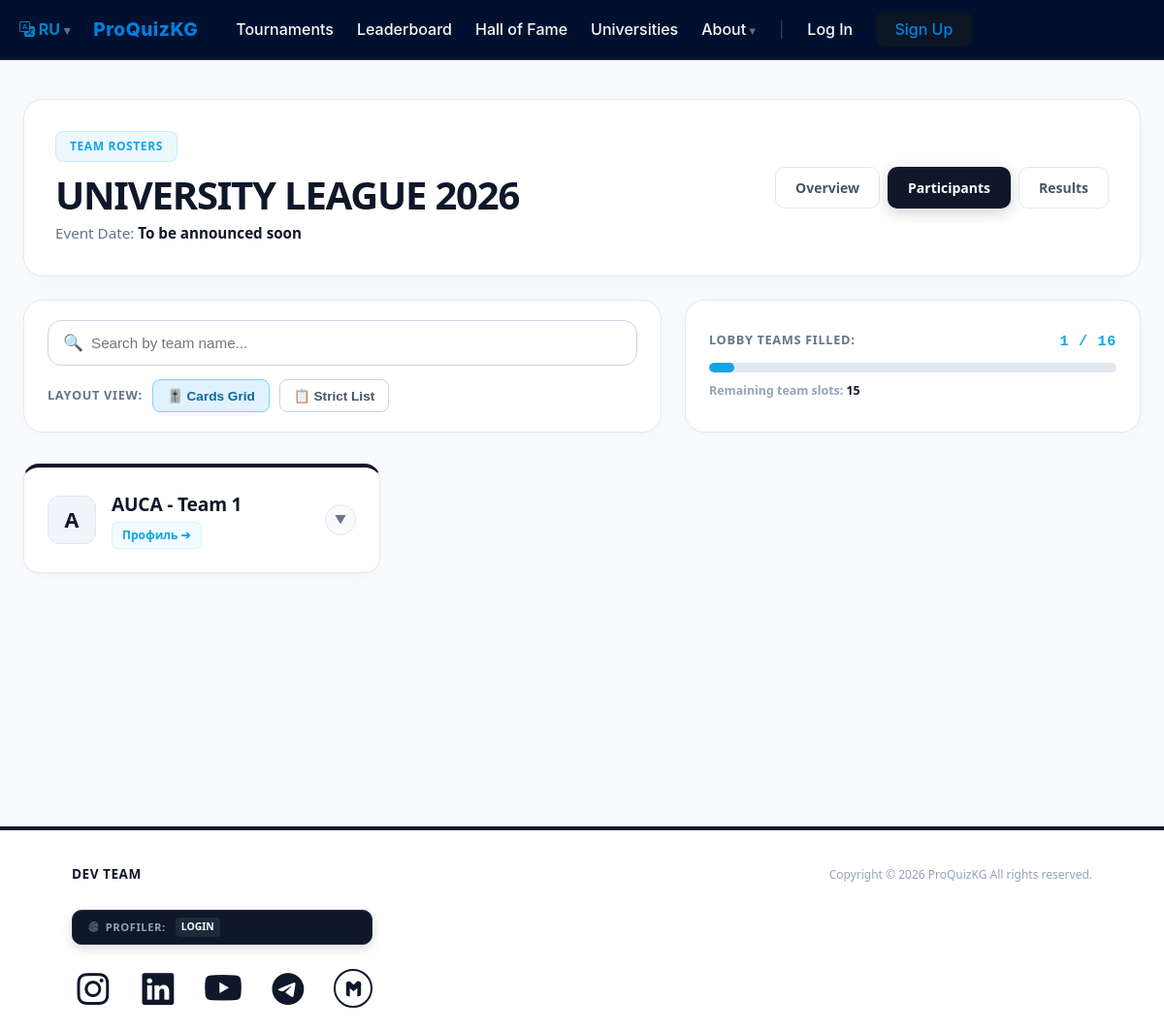
The page /tournaments/1/participants on the database its author committed.
### models.py (models this page shows)
class Tournament(db.Model):
    id = db.Column(db.Integer, primary_key=True)
    title = db.Column(db.String(100), nullable=False)
    text = db.Column(db.Text, nullable=False)
    date = db.Column(db.DateTime, default=datetime.utcnow)
    past = db.Column(db.Boolean, default=False)
    status = db.Column(db.String(20), default='upcoming')  # upcoming, ongoing, completed
    league_type = db.Column(db.String(20), default='additional')  # main, additional
    teams_count = db.Column(db.Integer, default=16)
    date_str = db.Column(db.String(50), nullable=True)
    language = db.Column(db.String(10), default='ru')
    bg_image = db.Column(db.String(255), nullable=True)
    team_format = db.Column(db.String(100), default='Team Format (3 students)')
    prize_pool = db.Column(db.String(50), default='75 000')
    participations = db.relationship('Participation', backref='tournament', cascade="all, delete-orphan")

class Participation(db.Model):
    id = db.Column(db.Integer, primary_key=True)
    user_id = db.Column(db.Integer, db.ForeignKey('user.id'))
    tournament_id = db.Column(db.Integer, db.ForeignKey('tournament.id'))
    team_name = db.Column(db.String(50), nullable=False)
    email = db.Column(db.String(50), nullable=False)
    phone_number = db.Column(db.String(50), nullable=False)
    score = db.Column(db.Integer, default=0)
    is_winner = db.Column(db.Boolean, default=False)
    team_password = db.Column(db.String(10), nullable=True)

### routes/tournaments.py (the view)
@tournaments_bp.route('/tournaments/<int:id>/participants')
def tournament_participants(id):
    tournament_item = Tournament.query.get_or_404(id)
    all_participations = Participation.query.filter_by(tournament_id=id).all()
    grouped_teams = {}
    for p in all_participations:
        if p.team_name not in grouped_teams:
            grouped_teams[p.team_name] = {'name': p.team_name, 'players': []}
        grouped_teams[p.team_name]['players'].append(p)
    return render_template("tournament_participants.html", tournament=tournament_item, teams=grouped_teams.values())

### app.py (called while the page is built)
def get_locale():
    if 'lang' in session:
        return session['lang']
    return request.accept_languages.best_match(app.config['BABEL_SUPPORTED_LOCALES'])

### templates/tournament_participants.html (shortened to what this page needs)
{% extends 'base.html' %}
{% block body %}
<section class="participants-layout">
    <div class="participants-container">
        <div class="glass-card" style="margin-bottom: 24px;">
            <div class="header-flex-wrapper">
                <div>
                    <span class="header-badge">Team Rosters</span>
                    <h1 class="header-main-title">
                        {{ tournament.title if tournament.title else tournament.name }}
                    </h1>
                    <p style="color: var(--text-muted); font-size: 0.95rem; margin: 0; font-weight: 500;">
                        Event Date: <strong style="color: var(--brand-dark); font-weight: 600;">{{ formatted_date_str if formatted_date_str else 'To be announced soon' }}</strong>
                    </p>
                </div>
                <nav class="tabs-nav-group">
                    <a href="{{ url_for('tournaments.tournament_detail', id=tournament.id) }}" class="tab-btn-modern inactive">Overview</a>
                    <a href="{{ url_for('tournaments.tournament_participants', id=tournament.id) }}" class="tab-btn-modern active">Participants</a>
                    {% if tournament.past or tournament.status == 'completed' %}
                        <a href="{{ url_for('tournaments.tournament_results', id=tournament.id) }}" class="tab-btn-modern inactive">Results</a>
                    {% endif %}
                </nav>
            </div>
        </div>
        {% if teams %}
            <div class="dashboard-split-grid">
                <div class="glass-card" style="padding: 20px 24px !important; display: flex; flex-direction: column; justify-content: center;">
                    <div class="search-input-wrapper">
                        <span class="search-icon-placeholder">🔍</span>
                        <input type="text" id="team-search" class="search-field" placeholder="Search by team name...">
                    </div>
                    <div class="layout-controls-row">
                        <span style="font-size: 0.8rem; color: var(--text-muted); font-weight: 700; text-transform: uppercase; letter-spacing: 0.05em;">Layout View:</span>
                        <button id="view-grid-btn" class="layout-trigger active">🎚️ Cards Grid</button>
                        <button id="view-list-btn" class="layout-trigger">📋 Strict List</button>
                    </div>
                </div>
                <div class="glass-card" style="padding: 20px 24px !important; display: flex; flex-direction: column; justify-content: center;">
                    {% set max_teams = tournament.teams_count if tournament and tournament.teams_count else 16 %}
                    {% set percentage = (teams|length / max_teams) * 100 %}
                    <div class="lobby-status-title">
                        <span>Lobby Teams Filled:</span>
                        <span style="color: var(--brand-blue); font-family: monospace; font-size: 0.95rem; font-weight: 800;">{{ teams|length }} / {{ max_teams }}</span>
                    </div>
                    <div class="progress-bar-track">
                        <div class="progress-bar-fill" style="width: {{ percentage }}%;"></div>
                    </div>
                    <small style="color: #94a3b8; font-size: 0.775rem; font-weight: 600;">Remaining team slots: <strong style="color: var(--brand-dark);">{{ max_teams - teams|length if max_teams - teams|length >= 0 else 0 }}</strong></small>
                </div>
            </div>
            <div id="teams-grid" class="teams-display-grid">
                {% for team in teams %}
                    <div class="premium-team-card" data-team-card onclick="toggleTeamAccordion(this)">
                        <div class="team-card-header">
                            <div class="team-main-clickable-info">
                                <div class="team-avatar-box">
                                    {{ team.name[:1]|upper if team.name else '?' }}
                                </div>
                                <div style="min-width: 0;">
                                    <h3 class="team-title-text" data-search-target>{{ team.name }}</h3>
                                    <a href="{{ url_for('tournaments.team_profile', tournament_id=tournament.id, team_name=team.name) }}" class="go-to-profile-btn" onclick="event.stopPropagation();">
                                        Профиль ➔
                                    </a>
                                </div>
                            </div>
                            <div class="accordion-toggle-arrow">▼</div>
                        </div>
                    </div>
                {% endfor %}
            </div>
        {% endif %}
    </div>
</section>
{% endblock %}

### templates/base.html (style rules this page uses)
:root { --is-blue: #0284c7; --is-blue-hover: #0369a1; --is-dark: #0f172a; --is-slate: #94a3b8; --is-muted: #334155; --is-border: rgba(255, 255, 255, 0.08); --is-bg: #ffffff; }

### rows shown on the page
Tournament: title "UNIVERSITY LEAGUE 2026"
Participation: team_name "A", name "AUCA - Team 1"

### other values the page prints
{{ current_lang | upper }} "RU"
{{ teams|length }} "1"
{{ max_teams }} "16"
{{ max_teams - teams|length if max_teams - teams|length >= 0 else 0 }} "15"
